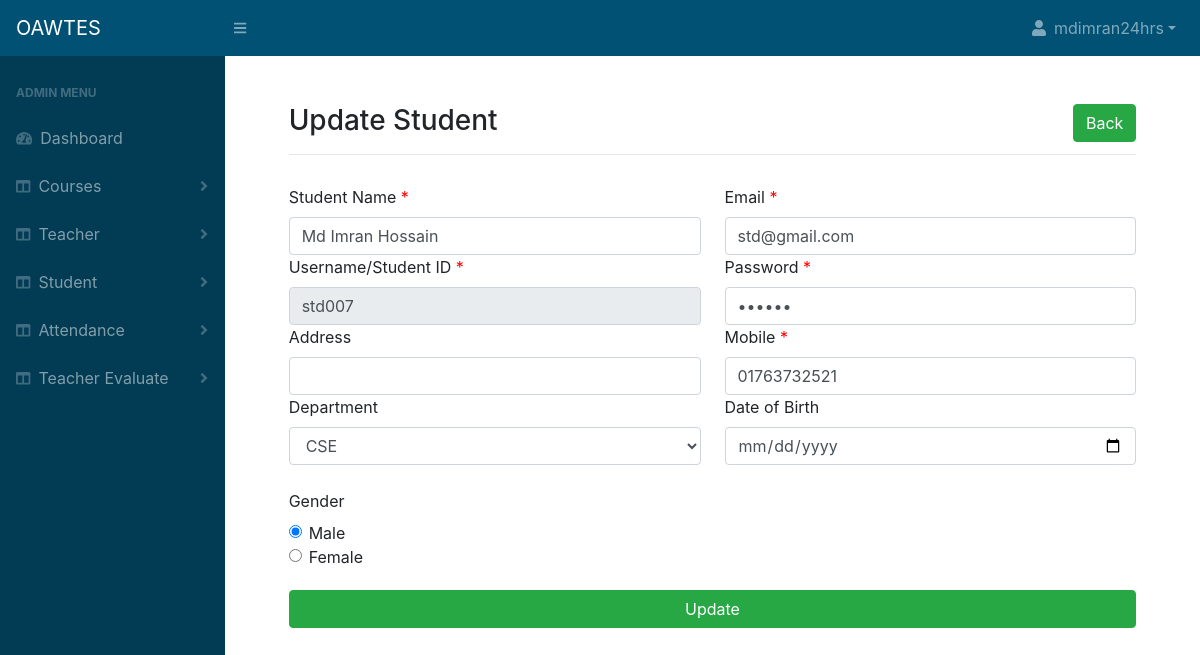
/update_person.php?id=10 (signed in), run on the app's committed database.
### tables this page shows
CREATE TABLE `users` (
  `id` int(10) NOT NULL,
  `role` varchar(255) NOT NULL,
  `name` varchar(255) NOT NULL,
  `username` varchar(255) NOT NULL,
  `password` varchar(255) NOT NULL,
  `email` varchar(255) DEFAULT NULL,
  `mobile` varchar(11) DEFAULT NULL,
  `address` varchar(255) DEFAULT NULL,
  `department` varchar(255) DEFAULT NULL,
  `dateofbirth` date DEFAULT NULL,
  `gender` varchar(255) DEFAULT NULL,
  `entrydate` datetime NOT NULL
);

### update_person.php (the view, shortened to what this page needs)
<!DOCTYPE html>
<html lang="en">
    <head>
        <?php require_once('cssfile.php'); ?>
    </head>
    <body class="sb-nav-fixed">
        <?php require_once('header.php'); ?>
        <div id="layoutSidenav">
            <div id="layoutSidenav_nav" >
                <?php require_once('left_ber.php'); ?>
            </div>
            <div id="layoutSidenav_content">
                <main style="margin-bottom: 100px;">
                    <div class="container-fluid">
                      <?php
if(isset($_GET['id']))
  {
            $id = $_GET['id'];
            require_once('connection.php');
            $sql = "SELECT * FROM users WHERE id = '$id'";
            $query = mysqli_query($conn,$sql);
            $row = mysqli_fetch_array($query, MYSQLI_ASSOC);
              $roleinfo = $row['role'];
              $usernameinfo = $row['username'];
              $name = $row['name'];
              $email = $row['email'];
              $department = $row['department'];
              $mobile = $row['mobile'];
              $address = $row['address'];
              $dateofbirth = $row['dateofbirth'];
              $gender = $row['gender'];
              $password = $row['password'];
  }
?>
                        <div class="row">
                             <div class="col-11" style="margin: auto;">
                              <br>
                              <h3 class="mt-4">Update <?php echo $roleinfo; ?> <span style="float: right;">
                                <?php
                                if($roleinfo=="Teacher") {
echo"<a href='teacher_list.php' class='btn btn-success'>Back</a>";
                                }else{
echo"<a href='student_list.php' class='btn btn-success'>Back</a>";
                                }
                                ?>
                              </span></h3>
                              <hr style="margin-bottom: 30px;">
    <form class="row g-3" method="post" action="update_person_action.php">
<div class="col-md-6">
  <label for="inputEmail4" class="form-label"><?php echo $roleinfo; ?> Name <span style="color: red;">*</span></label>
  <input type="text" class="form-control" id="inputname" name="name" value="<?php echo $name; ?>">
</div>
<div class="col-md-6">
      <label for="inputEmail4" class="form-label">Email <span style="color: red;">*</span></label>
      <input type="email" class="form-control" id="inputEmail4" name="email" value="<?php echo $email; ?>">
    </div>
<div class="col-md-6">
  <label for="inputEmail4" class="form-label">Username/<?php echo $roleinfo; ?> ID <span style="color: red;">*</span></label>
  <input type="text" class="form-control" id="inputID" name="username" disabled="" value="<?php echo $usernameinfo; ?>">
</div>
  <div class="col-md-6">
    <label for="inputPassword4" class="form-label">Password <span style="color: red;">*</span></label>
    <input type="password" class="form-control" id="inputPassword4" name="password" value="<?php echo $password; ?>">
  </div>
  <div class="col-6">
    <label for="inputAddress" class="form-label">Address</label>
    <input type="text" class="form-control" id="inputAddress" name="address" value="<?php echo $address; ?>">
  </div>
  <div class="col-6">
    <label for="inputAddress" class="form-label">Mobile <span style="color: red;">*</span></label>
    <input type="number" class="form-control" id="inputAddress" name="mobile" value="<?php echo $mobile; ?>">
  </div>
  <div class="col-md-6">
    <label for="inputState" class="form-label">Department </label>
    <select id="inputState" class="form-control" name="department" >
      <?php
      if($department=="CSE"){
       echo"<option value='CSE' checked>CSE</option>
       <option value='EEE'>EEE</option>
       <option value='TEX'>TEX</option>
       <option value='CIVILL'>CIVIL</option>";
      }else if($department=="EEE") {
        echo"<option value='CSE'>CSE</option>
       <option value='EEE' checked>EEE</option>
       <option value='TEX'>TEX</option>
       <option value='CIVILL'>CIVIL</option>";
      }
      ?>
    </select>
  </div>
  <div class="col-md-6">
    <label for="inputZip" class="form-label">Date of Birth</label>
    <input type="date" class="form-control" id="inputDOB" name="dob" value="<?php echo $dateofbirth; ?>" >
  </div>
<?php
if($gender=="Male"){
  echo"<div class='col-12'>
    <br>
    <label class='form-label'>Gender </label>
    <div class='form-check'>
      <input class='form-check-input' type='radio' value='Male' id='gridCheck' name='gender' checked >
      <label class='form-check-label' for='gridCheck'>
        Male
      </label>
    </div>
  </div>
    <div class='col-12'>
    <div class='form-check'>
      <input class='form-check-input' type='radio' value='Female' id='gridCheck' name='gender' >
      <label class='form-check-label' for='gridCheck'>
        Female
      </label>
    </div>
  </div>";
}
  ?>
  <div class="col-12">
    <p style="color:red; padding-top:5px;"><?php if(isset($_GET['msg'])){echo $_GET['msg'];} ?></p>
    <input  type="submit" class="w-100 btn btn-success" value="Update">
  </div>
</form>
                            </div>
                        </div>
                    </div>
                </main>
            </div>
        </div>
    </body>
</html>

### data on the page
users: role "Student", name "Md Imran Hossain", email "std@gmail.com", username "std007", mobile "01763732521", department "CSE"

### other printed values
$username "mdimran24hrs"
$role "ADMIN"
